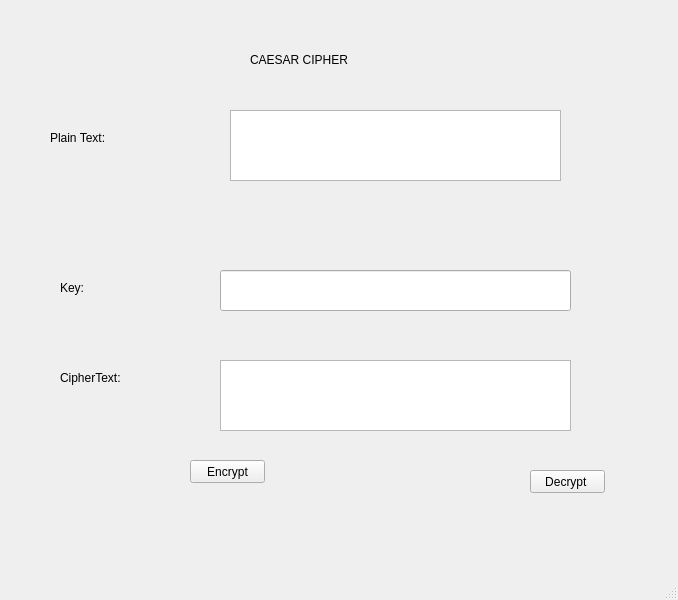
<?xml version="1.0" encoding="UTF-8"?>
<ui version="4.0">
 <class>MainWindow</class>
 <widget class="QMainWindow" name="MainWindow">
  <property name="geometry">
   <rect>
    <x>0</x>
    <y>0</y>
    <width>678</width>
    <height>600</height>
   </rect>
  </property>
  <property name="windowTitle">
   <string>MainWindow</string>
  </property>
  <widget class="QWidget" name="centralwidget">
   <widget class="QPushButton" name="btnEncrypt">
    <property name="geometry">
     <rect>
      <x>190</x>
      <y>460</y>
      <width>75</width>
      <height>23</height>
     </rect>
    </property>
    <property name="text">
     <string>Encrypt</string>
    </property>
   </widget>
   <widget class="QPushButton" name="btnDecrypt">
    <property name="geometry">
     <rect>
      <x>530</x>
      <y>470</y>
      <width>75</width>
      <height>23</height>
     </rect>
    </property>
    <property name="text">
     <string>Decrypt </string>
    </property>
   </widget>
   <widget class="QLabel" name="label">
    <property name="geometry">
     <rect>
      <x>60</x>
      <y>370</y>
      <width>61</width>
      <height>16</height>
     </rect>
    </property>
    <property name="text">
     <string>CipherText:</string>
    </property>
   </widget>
   <widget class="QLabel" name="label_2">
    <property name="geometry">
     <rect>
      <x>60</x>
      <y>280</y>
      <width>61</width>
      <height>16</height>
     </rect>
    </property>
    <property name="text">
     <string>Key:</string>
    </property>
   </widget>
   <widget class="QLabel" name="label_3">
    <property name="geometry">
     <rect>
      <x>50</x>
      <y>130</y>
      <width>61</width>
      <height>16</height>
     </rect>
    </property>
    <property name="text">
     <string>Plain Text:</string>
    </property>
   </widget>
   <widget class="QLineEdit" name="txtKey">
    <property name="geometry">
     <rect>
      <x>220</x>
      <y>270</y>
      <width>351</width>
      <height>41</height>
     </rect>
    </property>
   </widget>
   <widget class="QLabel" name="label_4">
    <property name="geometry">
     <rect>
      <x>250</x>
      <y>50</y>
      <width>131</width>
      <height>20</height>
     </rect>
    </property>
    <property name="text">
     <string>CAESAR CIPHER </string>
    </property>
   </widget>
   <widget class="QPlainTextEdit" name="txtPlainText">
    <property name="geometry">
     <rect>
      <x>230</x>
      <y>110</y>
      <width>331</width>
      <height>71</height>
     </rect>
    </property>
   </widget>
   <widget class="QPlainTextEdit" name="txtCipherText">
    <property name="geometry">
     <rect>
      <x>220</x>
      <y>360</y>
      <width>351</width>
      <height>71</height>
     </rect>
    </property>
   </widget>
  </widget>
  <widget class="QMenuBar" name="menubar">
   <property name="geometry">
    <rect>
     <x>0</x>
     <y>0</y>
     <width>678</width>
     <height>21</height>
    </rect>
   </property>
  </widget>
  <widget class="QStatusBar" name="statusbar"/>
 </widget>
 <resources/>
 <connections/>
</ui>
